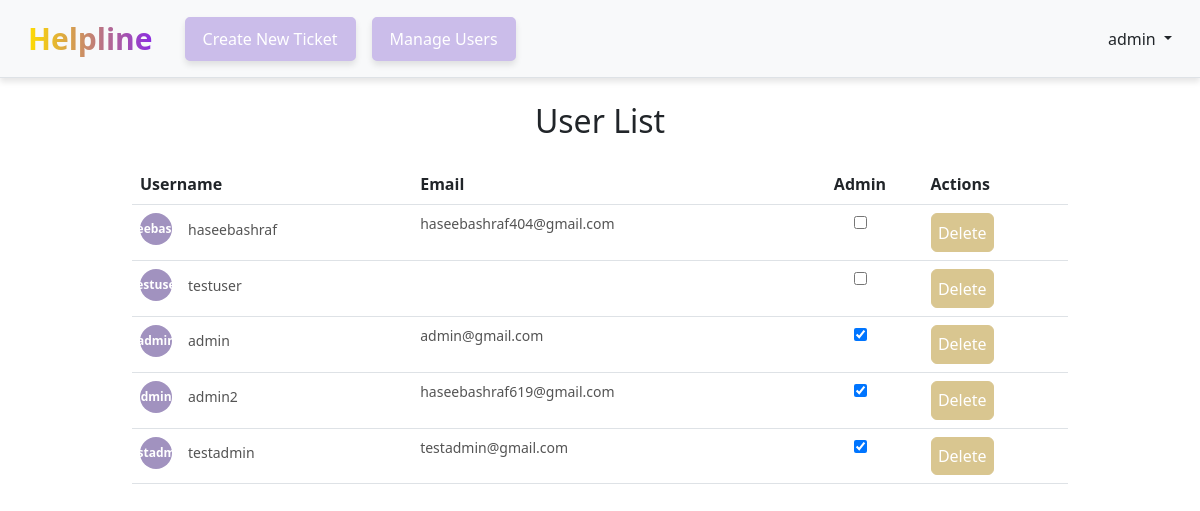
The page /accounts/users/ (signed in) on the database as committed earlier.
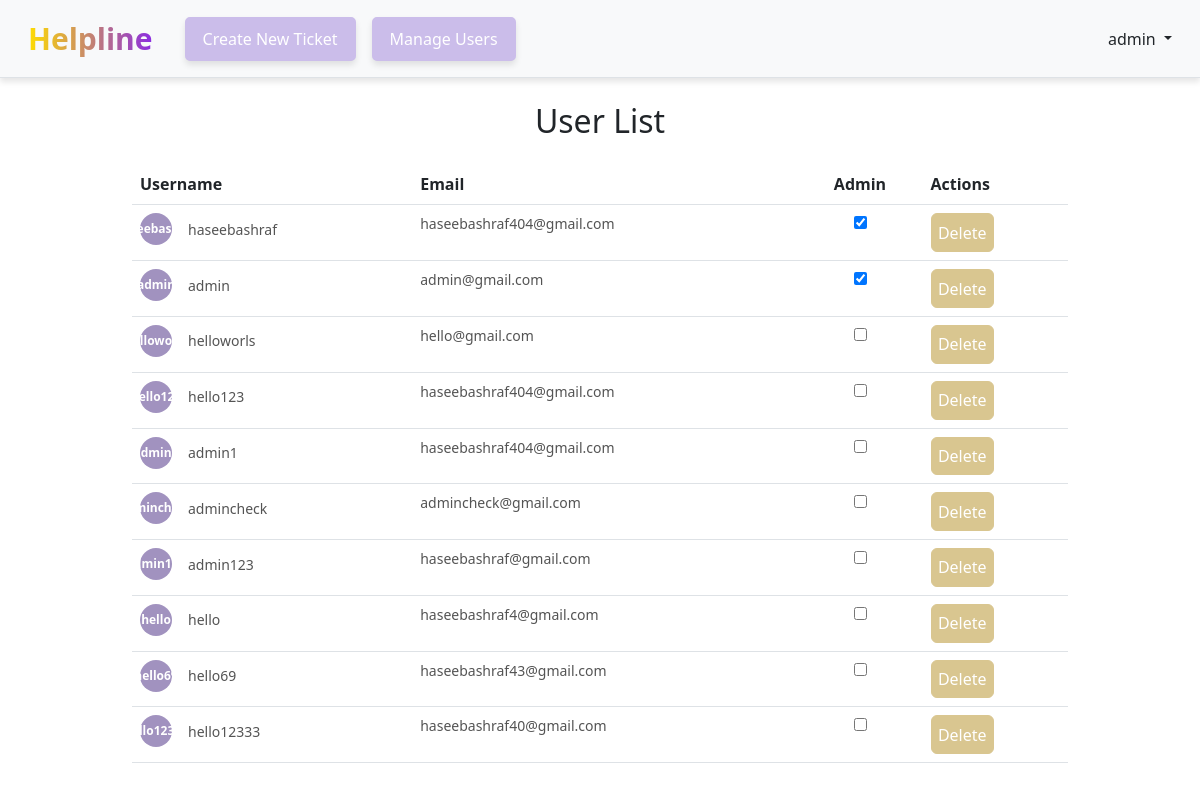
The same page on the database as committed later.
### accounts/models.py (models this page shows, shortened)
class CustomUser(AbstractUser):
    age = models.PositiveIntegerField(null=True, blank=True)  # Additional field for user's age
    is_admin = models.BooleanField(default=False)  # Flag to indicate if user is an admin

### accounts/views.py (the view)
# urls.py: path("users/", user_list, name="user_list"),
@user_passes_test(is_admin)
def user_list(request):
    users = CustomUser.objects.all()
    return render(request, 'users/user_list.html', {'users': users})

### accounts/views.py (called while the page is built)
def is_admin(user):
    return user.is_admin

### templates/users/user_list.html (shortened to what this page needs)
{% extends "base.html" %}
{% block content %}
<h2 class="my-4 text-center">User List</h2>
<table class="table">
    <thead>
        <tr>
            <th>Username</th>
            <th>Email</th>
            <th class="text-center">Admin</th>
            <th >Actions</th>
        </tr>
    </thead>
    <tbody>
        {% for user in users %}
        <tr>
          <td>
          <div class="d-flex align-items-center">
            <div class="circle-initials" style="background-color: #a192bf; color: #ffffff;">
              {{ user.username }}
            </div>
            <div class="ms-3">
              <div>{{ user.username }}</div>
            </div>
          </div>
        </td>
            <td>{{ user.email }}</td>
            <td style="text-align: center;">
                <input type="checkbox" class="admin-checkbox" data-username="{{ user.username }}" data-user-id="{{ user.id }}" {% if user.is_admin %}checked{% endif %}>
            </td>
            <td>
                <a href="{% url 'user_delete' user.id %}" class="btn  status-badge" style="color: #ffffff;"  onclick="return confirm('Are you sure you want to delete {{ user.username }}?');">Delete</a>
            </td>
        </tr>
        {% endfor %}
    </tbody>
</table>
{% endblock %}

### templates/base.html (shortened to what this page needs)
<!DOCTYPE html>
<html lang="en">
<head>
  {% load static %}
  <link href="https://cdn.jsdelivr.net/npm/bootstrap@5.2.3/dist/css/bootstrap.min.css" rel="stylesheet"
>
  <link href="{% static 'css/styles.css' %}" rel="stylesheet">
</head>
<body>
  <header class="p-3 mb-3 ml-3 border-bottom bg-light">
    <div class="container-fluid">
      <div class="d-flex flex-wrap align-items-center justify-content-between">
        <a class="navbar-brand gradient-text" href="{% url 'home' %}" style="font-size: 30px;">Helpline</a>
        <ul class="nav col-12 col-lg-auto me-lg-auto mb-2 justify-content-center mb-md-0 mb-md-0 ms-4">
          {% if user.is_authenticated %}
            <li><a href="{% url 'article_new' %}" class="btn btn-light-purple nav-link-spacing" style="color: #ffffff;">Create New Ticket</a></li>
            {% if user.is_admin %}
              <li><a href="{% url 'user_list' %}" class="btn btn-light-purple nav-link-spacing" style="color: #ffffff;">Manage Users</a></li>
            {% endif %}
        </ul>
        <div class="dropdown text-end">
          <a href="#" class="d-block link-dark text-decoration-none dropdown-toggle" id="dropdownUser1"
            data-bs-toggle="dropdown" aria-expanded="false">
            {{ user.username }}
          </a>
        </div>
          {% else %}
        </ul>
        <div class="text-end">
          <a href="{% url 'login' %}" class="btn btn-light-purple me-2" style="color: #ffffff;">Log In</a>
          <a href="{% url 'signup' %}" class="btn btn-light-purple" style="color: #ffffff;">Sign Up</a>
        </div>
          {% endif %}
      </div>
    </div>
  </header>
  <main>
    <div class="container">
      {% block content %}
      {% endblock content %}
    </div>
  </main>
</body>
</html>

Rows that differ between the two databases and show on the page:
removed CustomUser: username "testuser"
removed CustomUser: username "admin2", email "haseebashraf619@gmail.com", is_admin "☑"
removed CustomUser: username "testadmin", email "testadmin@gmail.com", is_admin "☑"
changed CustomUser "haseebashraf": is_admin "☐" → "☑"
added CustomUser: username "helloworls", email "hello@gmail.com"
added CustomUser: username "hello123", email "haseebashraf404@gmail.com"
added CustomUser: username "admin1", email "haseebashraf404@gmail.com"
added CustomUser: username "admincheck", email "admincheck@gmail.com"
added CustomUser: username "admin123", email "haseebashraf@gmail.com"
added CustomUser: username "hello", email "haseebashraf4@gmail.com"
added CustomUser: username "hello69", email "haseebashraf43@gmail.com"
added CustomUser: username "hello12333", email "haseebashraf40@gmail.com"
